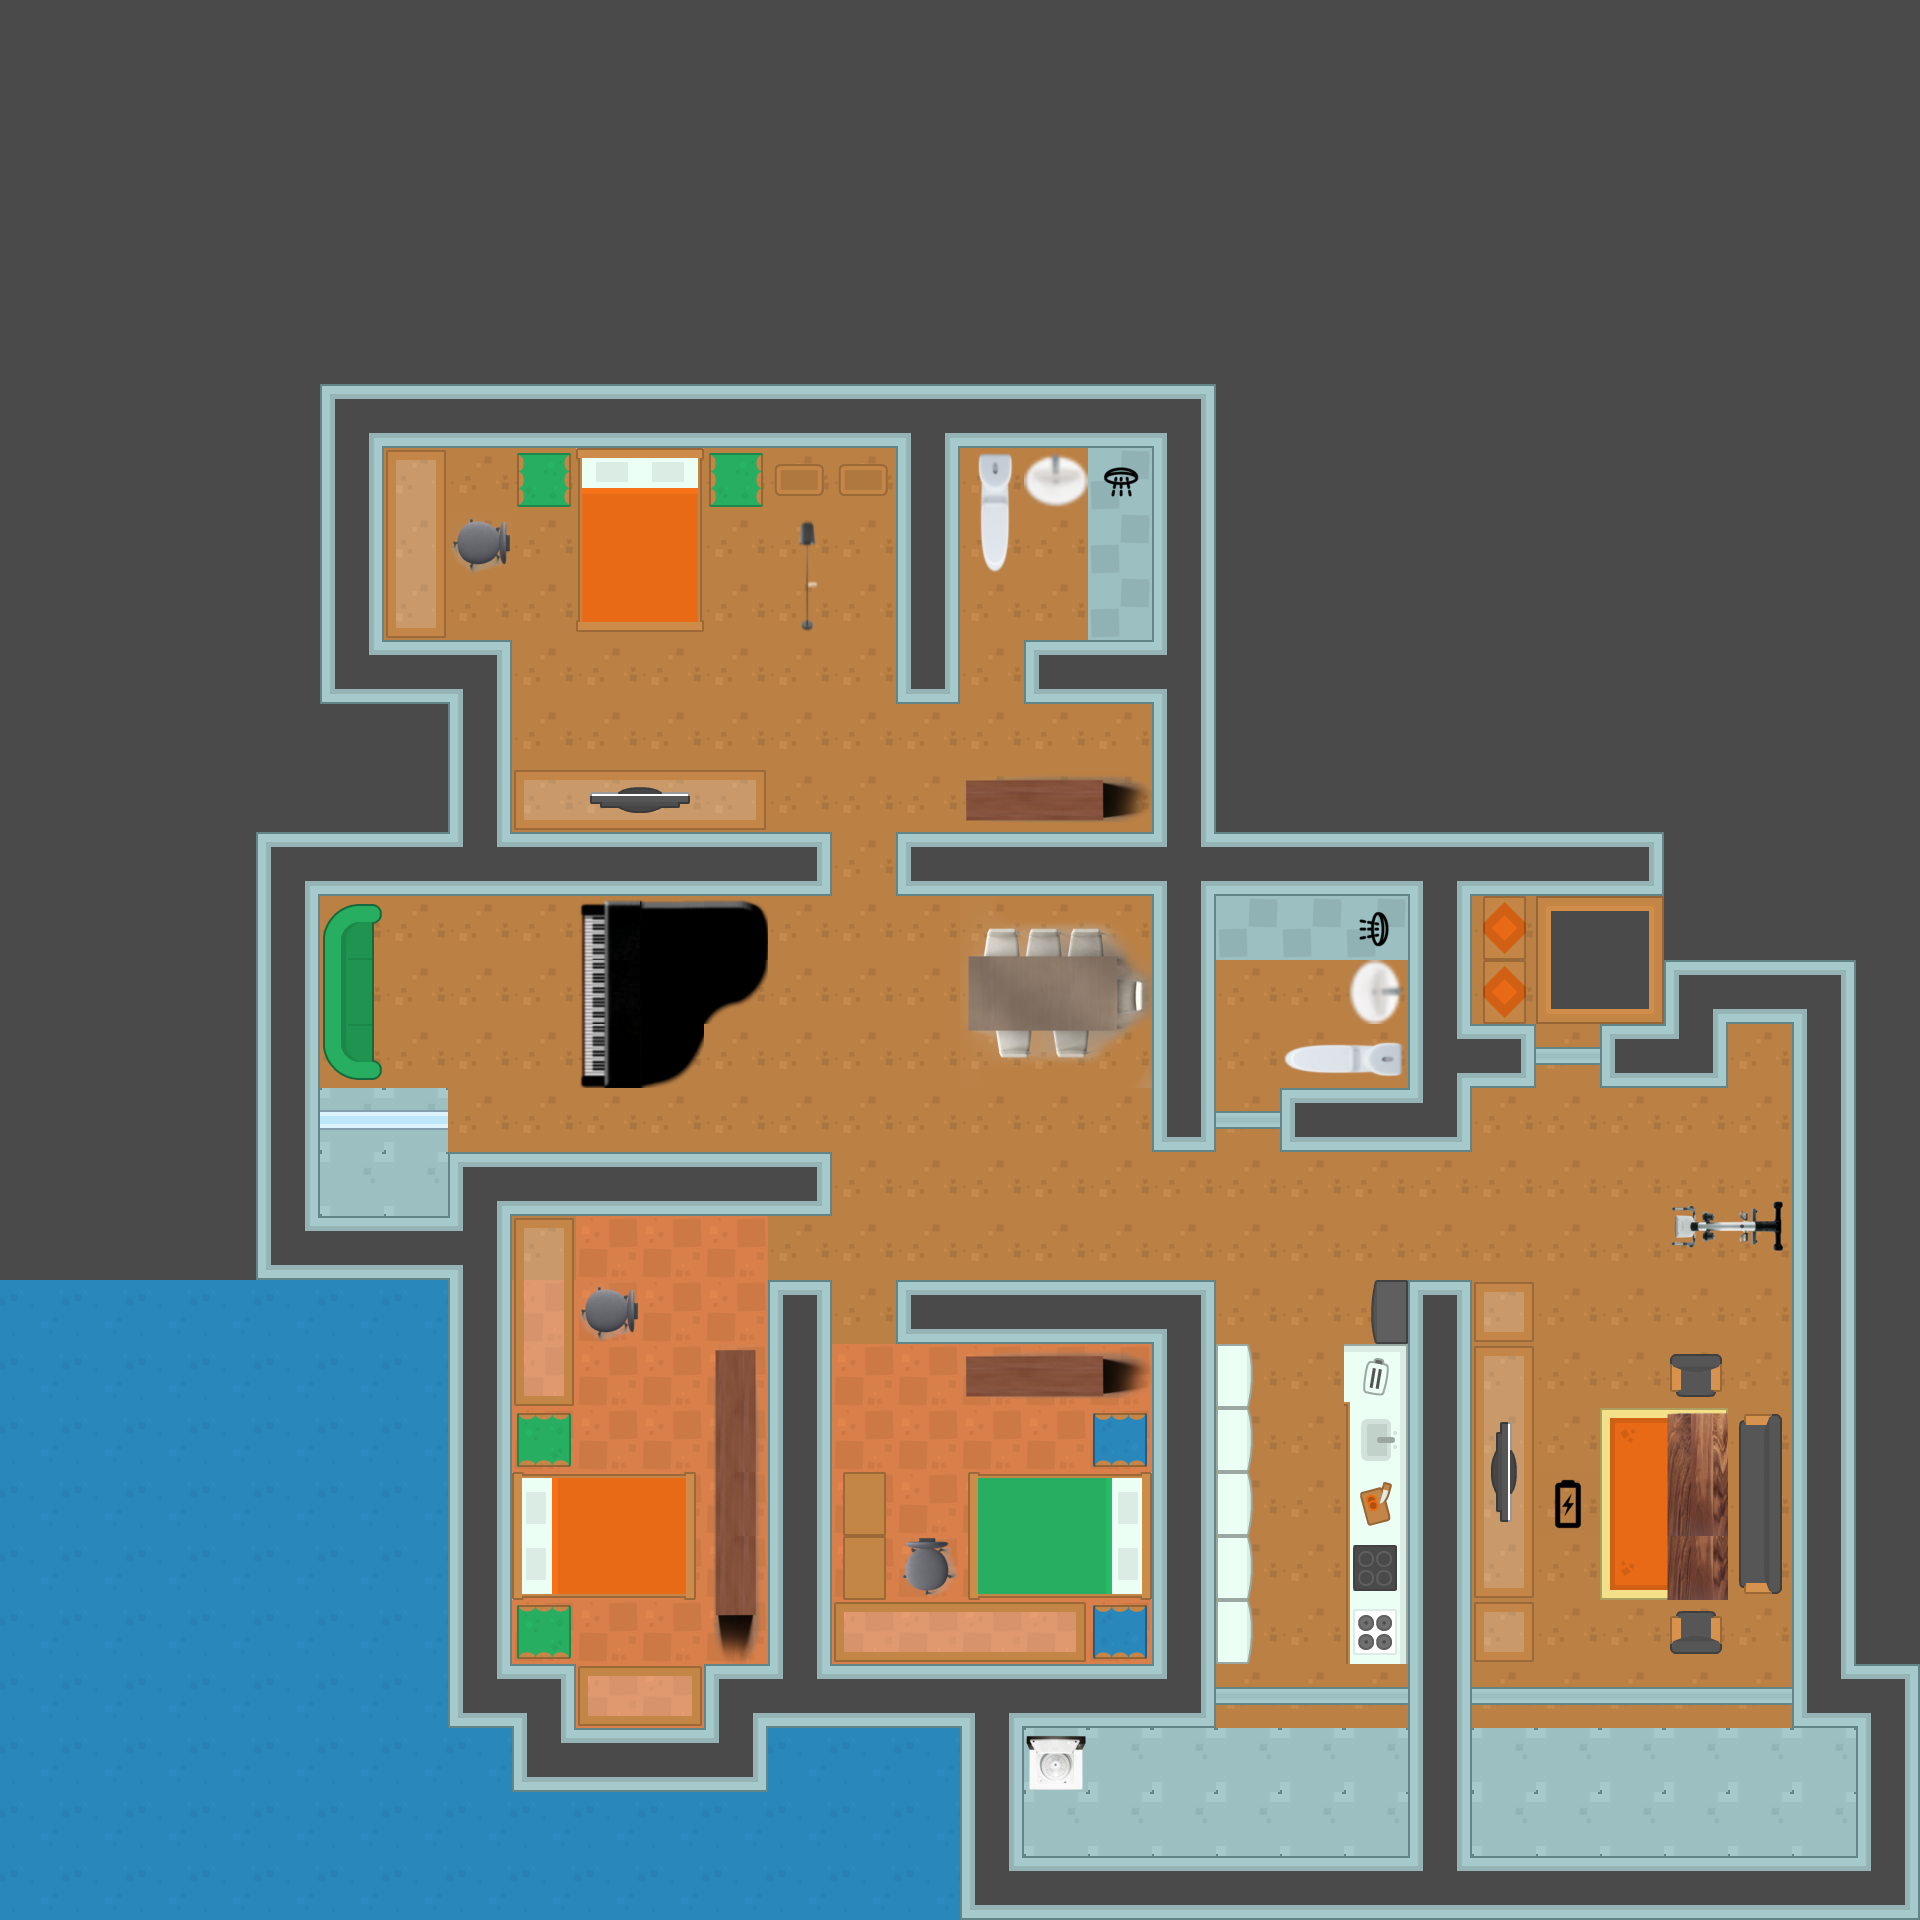

Below is a game level as drawn by its tile map, then a one-line description and the .tmx that defines it (tile-layer data replaced by summaries):
An orthogonal 30x30 tile map with 64x64 px tiles, 3 tile layers (Ground, wall, items), 21 tilesets and 195 objects (87x dirt, 71x wall, 36x Ddirt, player).

<map version="1.2" tiledversion="2018.12.22" orientation="orthogonal" renderorder="right-down" width="30" height="30" tilewidth="64" tileheight="64" infinite="0" nextlayerid="5" nextobjectid="205">
 <tileset firstgid="1" name="向下" tilewidth="64" tileheight="64" spacing="10" tilecount="540" columns="27">
  <image source="../img/向下.png" width="1988" height="1470" />
 </tileset>
 <tileset firstgid="541" name="sink (2)" tilewidth="64" tileheight="64" tilecount="1" columns="1">
  <image source="../img/sink (2).png" width="64" height="64" />
 </tileset>
 <tileset firstgid="542" name="spritesheetR" tilewidth="64" tileheight="64" spacing="10" tilecount="540" columns="20">
  <image source="../img/spritesheetR.png" width="1470" height="1988" />
 </tileset>
 <tileset firstgid="1082" name="sink_left" tilewidth="64" tileheight="64" spacing="10" tilecount="1" columns="1">
  <image source="../img/sink_left.png" width="64" height="64" />
 </tileset>
 <tileset firstgid="1083" name="piano" tilewidth="64" tileheight="64" spacing="10" tilecount="9" columns="3">
  <image source="../img/piano.png" width="218" height="218" />
 </tileset>
 <tileset firstgid="1092" name="toilet" tilewidth="64" tileheight="64" tilecount="2" columns="1">
  <image source="../img/toilet.png" width="70" height="128" />
 </tileset>
 <tileset firstgid="1094" name="toiletL" tilewidth="64" tileheight="64" tilecount="2" columns="2">
  <image source="../img/toiletL.png" width="128" height="70" />
 </tileset>
 <tileset firstgid="1096" name="WM" tilewidth="64" tileheight="64" tilecount="1" columns="1">
  <image source="../img/WM.png" width="64" height="64" />
 </tileset>
 <tileset firstgid="1097" name="wardrobe" tilewidth="64" tileheight="64" tilecount="3" columns="3">
  <image source="../img/wardrobe.png" width="192" height="64" />
 </tileset>
 <tileset firstgid="1100" name="wardrobeR" tilewidth="64" tileheight="64" tilecount="3" columns="1">
  <image source="../img/wardrobeR.png" width="64" height="192" />
 </tileset>
 <tileset firstgid="1103" name="dining1" tilewidth="64" tileheight="64" tilecount="9" columns="3">
  <image source="../img/dining1.png" width="192" height="192" />
 </tileset>
 <tileset firstgid="1112" name="table" tilewidth="64" tileheight="64" tilecount="2" columns="1">
  <image source="../img/table.png" width="120" height="180" />
 </tileset>
 <tileset firstgid="1114" name="chair" tilewidth="64" tileheight="64" tilecount="1" columns="1">
  <image source="../img/chair.png" width="64" height="64" />
 </tileset>
 <tileset firstgid="1115" name="chairL" tilewidth="64" tileheight="64" tilecount="1" columns="1">
  <image source="../img/chairL.png" width="64" height="64" />
 </tileset>
 <tileset firstgid="1116" name="train (1)" tilewidth="64" tileheight="64" tilecount="4" columns="2">
  <image source="../img/train (1).png" width="128" height="148" />
 </tileset>
 <tileset firstgid="1120" name="lamp1" tilewidth="64" tileheight="64" tilecount="2" columns="1">
  <image source="../img/lamp1.png" width="80" height="128" />
 </tileset>
 <tileset firstgid="1122" name="shower2" tilewidth="64" tileheight="64" tilecount="1" columns="1">
  <image source="../img/shower2.png" width="64" height="64" />
 </tileset>
 <tileset firstgid="1123" name="showeL" tilewidth="64" tileheight="64" tilecount="1" columns="1">
  <image source="../img/showeL.png" width="64" height="64" />
 </tileset>
 <tileset firstgid="1124" name="charge" tilewidth="64" tileheight="64" tilecount="1" columns="1">
  <image source="../img/charge.png" width="64" height="64" />
 </tileset>
 <tileset firstgid="1125" name="spritesheet_tilesO" tilewidth="64" tileheight="64" spacing="10" tilecount="540" columns="27">
  <image source="../img/spritesheet_tiles.png" width="1988" height="1470" />
 </tileset>
 <tileset firstgid="1665" name="spritesheet_tilesL" tilewidth="64" tileheight="64" spacing="10" tilecount="540" columns="20">
  <image source="../img/spritesheet_tilesL.png" width="1470" height="1988" />
 </tileset>
 <layer id="1" name="Ground" width="30" height="30">
  <data>[900 cells, 900 non-empty, 16 distinct tile ids]</data>
 </layer>
 <layer id="2" name="wall" width="30" height="30">
  <data>[900 cells, 213 non-empty, 45 distinct tile ids]</data>
 </layer>
 <layer id="3" name="items" width="30" height="30">
  <data>[900 cells, 89 non-empty, 77 distinct tile ids]</data>
 </layer>
 <objectgroup id="4" name="obstacle" visible="0">
  <object id="1" name="wall" x="322" y="394" width="886" height="48" />
  <object id="2" name="wall" x="260" y="844" width="564" height="48" />
  <object id="3" name="wall" x="902" y="844" width="756" height="48" />
  <object id="4" name="wall" x="322" y="650" width="176" height="48" />
  <object id="5" name="wall" x="1032" y="648" width="176" height="48" />
  <object id="6" name="wall" x="454" y="1154" width="372" height="48" />
  <object id="7" name="wall" x="896" y="1284" width="310" height="48" />
  <object id="8" name="wall" x="260" y="1224" width="244" height="48" />
  <object id="9" name="wall" x="518" y="1734" width="232" height="48" />
  <object id="10" name="wall" x="716" y="1672" width="488" height="48" />
  <object id="11" name="wall" x="966" y="1864" width="946" height="48" />
  <object id="12" name="wall" x="1284" y="1098" width="184" height="48" />
  <object id="13" name="wall" x="1604" y="1032" width="114" height="48" />
  <object id="14" name="wall" x="1418" y="1034" width="186" height="48" />
  <object id="15" name="wall" x="1668" y="970" width="178" height="48" />
  <object id="16" name="wall" x="1800" y="1670" width="114" height="48" />
  <object id="17" name="wall" x="464" y="1674" width="112" height="48" />
  <object id="18" name="wall" x="1000" y="1352" width="96" height="48" />
  <object id="19" name="wall" x="966" y="1478" width="180" height="112" />
  <object id="20" name="wall" x="842" y="1470" width="42" height="190" />
  <object id="21" name="wall" x="898" y="1606" width="122" height="48" />
  <object id="22" name="wall" x="1088" y="1418" width="50" height="48" />
  <object id="23" name="wall" x="1092" y="1614" width="50" height="48" />
  <object id="24" name="wall" x="908" y="1552" width="40" height="36" />
  <object id="25" name="wall" x="598" y="1290" width="40" height="36" />
  <object id="26" name="wall" x="516" y="1478" width="180" height="112" />
  <object id="27" name="wall" x="524" y="1608" width="50" height="48" />
  <object id="28" name="wall" x="520" y="1222" width="50" height="250" />
  <object id="29" name="wall" x="458" y="1272" width="50" height="392" />
  <object id="30" name="wall" x="770" y="1286" width="50" height="392" />
  <object id="31" name="wall" x="1158" y="1338" width="50" height="324" />
  <object id="32" name="wall" x="1222" y="1414" width="18" height="250" />
  <object id="33" name="wall" x="1410" y="1290" width="112" height="368" />
  <object id="34" name="wall" x="1348" y="1354" width="50" height="306" />
  <object id="35" name="wall" x="1416" y="1684" width="50" height="178" />
  <object id="36" name="wall" x="1800" y="1034" width="50" height="642" />
  <object id="37" name="wall" x="1158" y="440" width="50" height="706" />
  <object id="38" name="wall" x="1414" y="894" width="50" height="138" />
  <object id="39" name="wall" x="256" y="886" width="50" height="330" />
  <object id="40" name="wall" x="322" y="896" width="50" height="188" />
  <object id="41" name="wall" x="452" y="1118" width="50" height="102" />
  <object id="42" name="wall" x="316" y="1106" width="134" height="16" />
  </objectgroup>
</map>
<!-- 153 of 195 objects omitted -->
